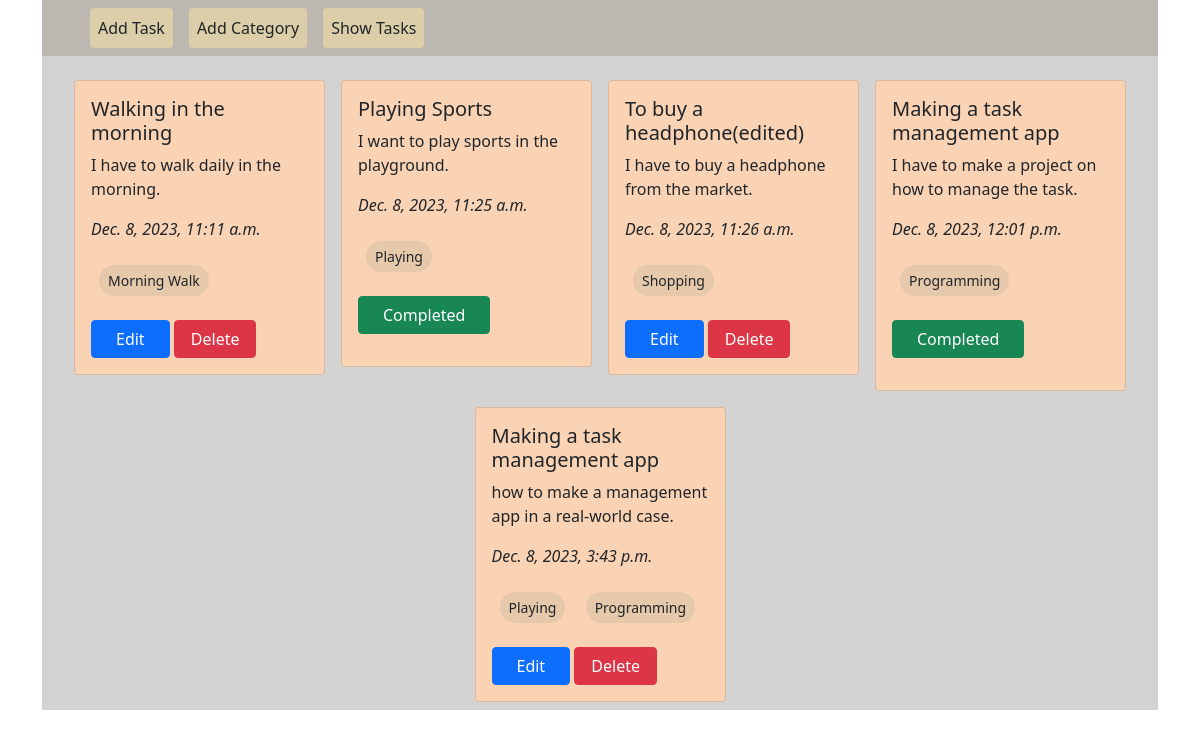
Before: / with the older database file.
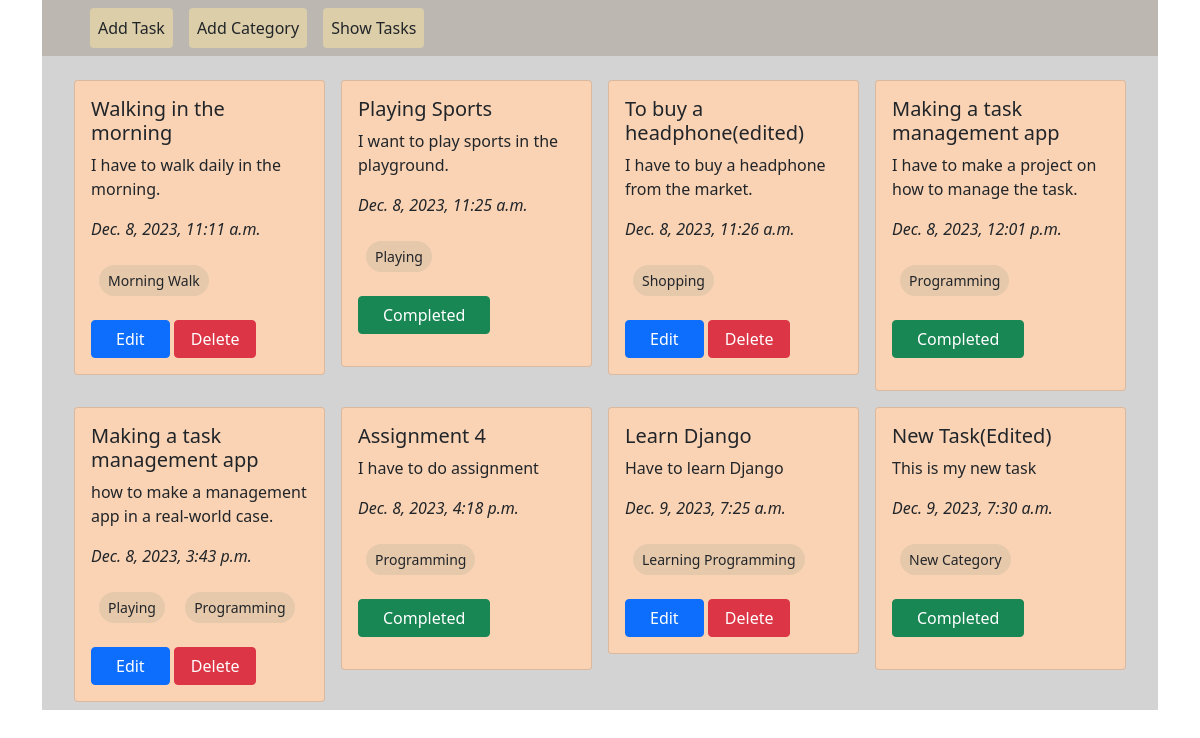
After: the same page with the newer database file.
### task/models.py (models this page shows, shortened)
class Task(models.Model):
    taskTitle = models.CharField(max_length=50)
    taskDescription = models.TextField()
    isCompleted = models.BooleanField(default=False)
    taskAssignDate = models.DateTimeField(auto_now_add=True)
    categories = models.ManyToManyField(TaskCategory)

### category/models.py (models this page shows, shortened)
class TaskCategory(models.Model):
    category = models.CharField(max_length=20)

### task_management_system/views.py (the view)
# urls.py: path('', views.show_task, name='homepage'),
def show_task(request):
    tasks = Task.objects.all()
    return render(request, 'home.html', {'tasks': tasks})

### templates/home.html
{% extends "base.html" %}
{% block content %}
  <div class="d-flex flex-wrap justify-content-center px-4 pt-3"
       style="background: #d3d3d3">
    {% for task in tasks %}
      <div class="col-sm-3">
        <div class="card m-2" style="background-color: #FAD3B4">
          <div class="card-body">
            <h5 class="card-title">{{ task.taskTitle }}</h5>
            <p class="card-text">{{ task.taskDescription }}</p>
            <p class="fst-italic">{{ task.taskAssignDate }}</p>
            <p>
              {% for category in task.categories.all %}
                <p class="btn btn-sm rounded-pill m-2"
                   style="background: #E6C8AB"
                   disabled>{{ category.category }}</p>
              {% endfor %}
            </p>
            {% if not task.isCompleted %}
              <a href="{% url 'edit_task' task.id %}" class="btn btn-primary px-4">Edit</a>
              <a href="{% url 'delete_task' task.id %}" class="btn btn-danger px-3">Delete</a>
            {% else %}
              <p class="btn btn-success px-4">Completed</p>
            {% endif %}
          </div>
        </div>
      </div>
    {% endfor %}
  </div>
{% endblock content %}

### templates/base.html (shortened to what this page needs)
<!DOCTYPE html>
<html lang="en">
  <head>
    <link href="https://cdn.jsdelivr.net/npm/bootstrap@5.0.2/dist/css/bootstrap.min.css"
          rel="stylesheet"
>
  </head>
  <body>
    <div class="container">
      <nav class="navbar navbar-expand-lg" style="background: #bcb8b1">
        <div class="navbar-nav">
          <a style="background: #DCCEA9"
             class="nav-link border-1 rounded-2 text-dark ms-5"
             aria-current="page"
             href="{% url 'add_task' %}">Add Task</a>
          <a style="background: #DCCEA9"
             class="nav-link mx-3 border-1 rounded-2 text-dark"
             href="{% url 'add_category' %}">Add Category</a>
          <a style="background: #DCCEA9"
             class="nav-link border-1 rounded-2 text-dark"
             href="{% url 'homepage' %}">Show Tasks</a>
        </div>
      </nav>
      {% block content %}
      {% endblock content %}
    </div>
  </body>
</html>

Changed rows visible on the page:
added Task: taskTitle "Assignment 4", taskDescription "I have to do assignment", taskAssignDate "Dec. 8, 2023, 4:18 p.m.", isCompleted "Completed", TaskCategory (category "Programming")
added Task: taskTitle "Learn Django", taskDescription "Have to learn Django", taskAssignDate "Dec. 9, 2023, 7:25 a.m.", isCompleted "Edit"
added TaskCategory: category "Learning Programming", shown under "Learn Django"
added Task: taskTitle "New Task(Edited)", taskDescription "This is my new task", taskAssignDate "Dec. 9, 2023, 7:30 a.m.", isCompleted "Completed"
added TaskCategory: category "New Category", shown under "New Task(Edited)"
